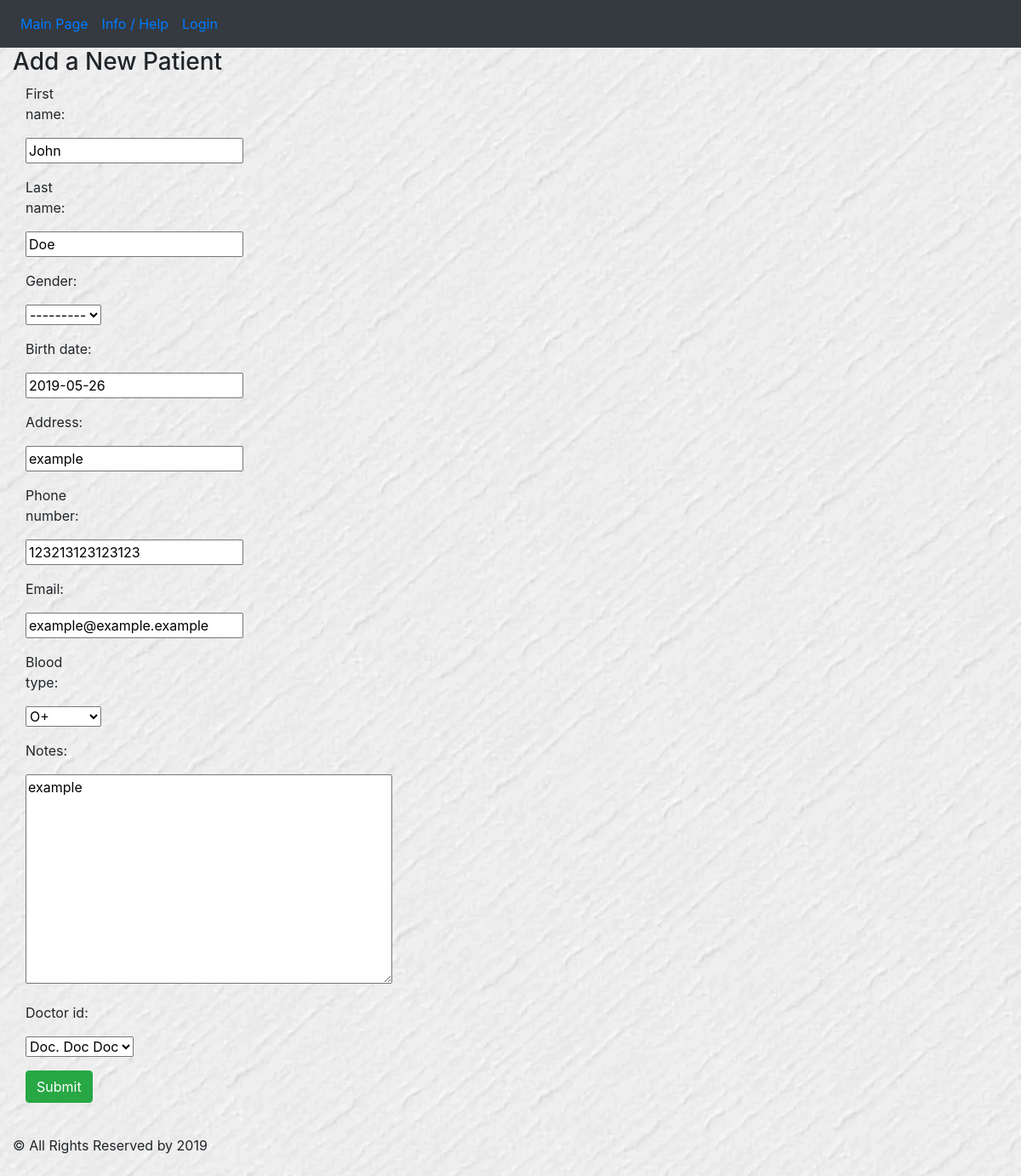
The app's page /doctor/patient/3/update with its own data.
### doctor/models.py (models this page shows, shortened)
class Patient(models.Model):
    BLOOD_TYPE = (
        (0, 'O+'),
        (1, 'O-'),
        (2, 'B-'),
        (3, 'B+'),
        (4, 'A-'),
        (5, 'A+'),
        (6, 'AB-'),
        (7, 'AB+')
    )
    GENDER = (
        (0, 'Male'),
        (1, 'Female')
    )
    first_name = models.CharField(max_length=45)
    middle_name = models.CharField(max_length=45)
    last_name = models.CharField(max_length=45)
    passport_id = models.CharField(max_length=8, default='AA000000')
    gender = models.BooleanField(choices=GENDER)
    birth_date = models.DateField(blank=True, default=timezone.now)
    address = models.CharField(max_length=90, blank=True)
    phone_number = models.CharField(max_length=15, blank=True)
    email = models.CharField(max_length=254, blank=True)
    blood_type = models.IntegerField(choices=BLOOD_TYPE)
    notes = models.TextField(max_length=1000, blank=True)
    doctor_id = models.ForeignKey(Doctor, on_delete=models.SET_NULL, null=True)

### doctor/views.py (the view)
# urls.py: path('patient/<int:pk>/update', views.PatientUpdate.as_view(), name='update_patient'),
class PatientUpdate(UpdateView):
    model = Patient
    fields = ['first_name', 'first_name', 'last_name', 'gender', 'birth_date', 'address', 'phone_number', 'email',
              'blood_type', 'notes', 'doctor_id']

### doctor/models.py (called while the page is built)
    def __str__(self):
        return 'Doc. ' + self.first_name + ' ' + self.last_name

### doctor/templates/doctor/patient_form.html (shortened to what this page needs)
{% extends 'extends/base.html' %}
{% block content %}
<div class="container-fluid">
    <div class="row">
        <div class="col-sm-12 col-md-7">
            <div class="panel panel-default">
                <div class="panel-body">
                    <h3>Add a New Patient</h3>
                    <form class="form-horizontal" role="form" action="" method="post" enctype="multipart/form-data">
                        {% include 'doctor/patient_template.html' %}
                        <div class="form-group">
                            <div class="col-sm-offset-2 col-sm-10">
                                <button type="submit" class="btn btn-success">Submit</button>
                            </div>
                        </div>
                    </form>
                </div>
            </div>
        </div>
</div>
</div>
{% endblock %}

### doctor/templates/doctor/patient_template.html (shortened to what this page needs)
{% for field in form %}
    <div class="form-group">
        <label class="control-label col-sm-2" for="song_title">{{ field.label_tag }}</label>
        <div class="col-sm-10">{{ field }}</div>
    </div>
{% endfor %}

### main/static/main/style.css (style rules this page uses)
body { background: white url("images/background.png"); padding-bottom: 70px; }

### records on screen
Patient: form "John" "Doe" "---------" "2019-05-26" "example" "123213123123123" "example@example.example" "O+" "example" "Doc. Doc Doc"

### other values on screen
{{ field.label_tag }} "First name:" "Last name:" "Gender:" "Birth date:" "Address:" "Phone number:" "Email:" "Blood type:" "Notes:" "Doctor id:"
